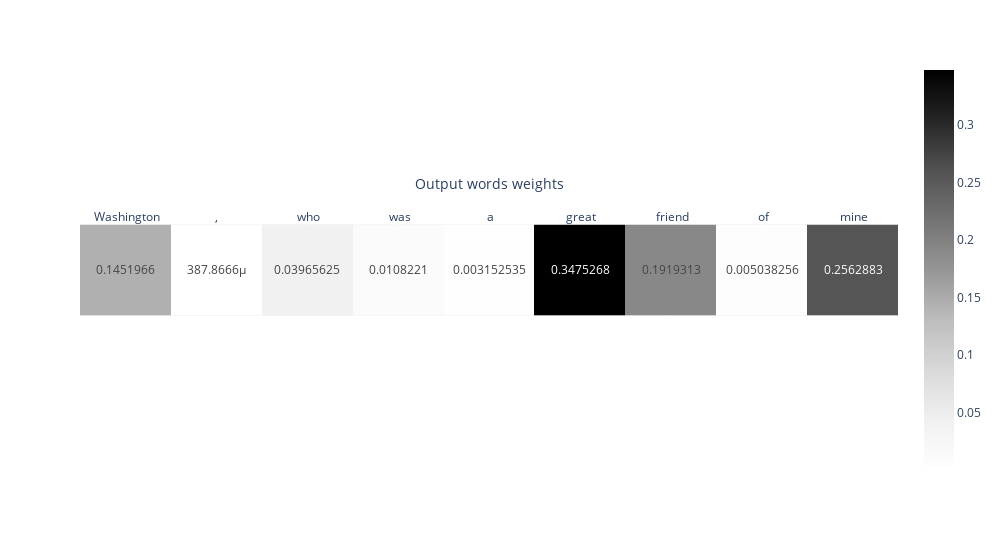

Notebook source saved alongside this figure:
### Code cell
fig = generate_heat_map_from_weights(w, sample_text, tokenizer, result)
fig.show()

### Figure 1 — Plotly figure (JSON) as saved in the notebook; plotly's stock layout.template omitted (floating-point values rounded to 4 significant figures)
{"data": [{"coloraxis": "coloraxis", "hovertemplate": "x: %{x}<br>y: %{y}<br>color: %{z}<extra></extra>", "name": "0", "texttemplate": "%{z}", "type": "heatmap", "x": [" Washington", ",", " who", " was", " a", " great", " friend", " of", " mine"], "xaxis": "x", "y": [""], "yaxis": "y", "z": [[0.1452, 0.0003879, 0.03966, 0.01082, 0.003153, 0.3475, 0.1919, 0.005038, 0.2563]]}], "layout": {"coloraxis": {"colorscale": [[0, "rgb(255,255,255)"], [0.125, "rgb(240,240,240)"], [0.25, "rgb(217,217,217)"], [0.375, "rgb(189,189,189)"], [0.5, "rgb(150,150,150)"], [0.625, "rgb(115,115,115)"], [0.75, "rgb(82,82,82)"], [0.875, "rgb(37,37,37)"], [1, "rgb(0,0,0)"]]}, "margin": {"t": 60}, "width": 1000, "xaxis": {"anchor": "y", "constrain": "domain", "domain": [0, 1], "scaleanchor": "y", "side": "top", "title": {"text": "Output words weights"}}, "yaxis": {"anchor": "x", "autorange": "reversed", "constrain": "domain", "domain": [0, 1]}}}
